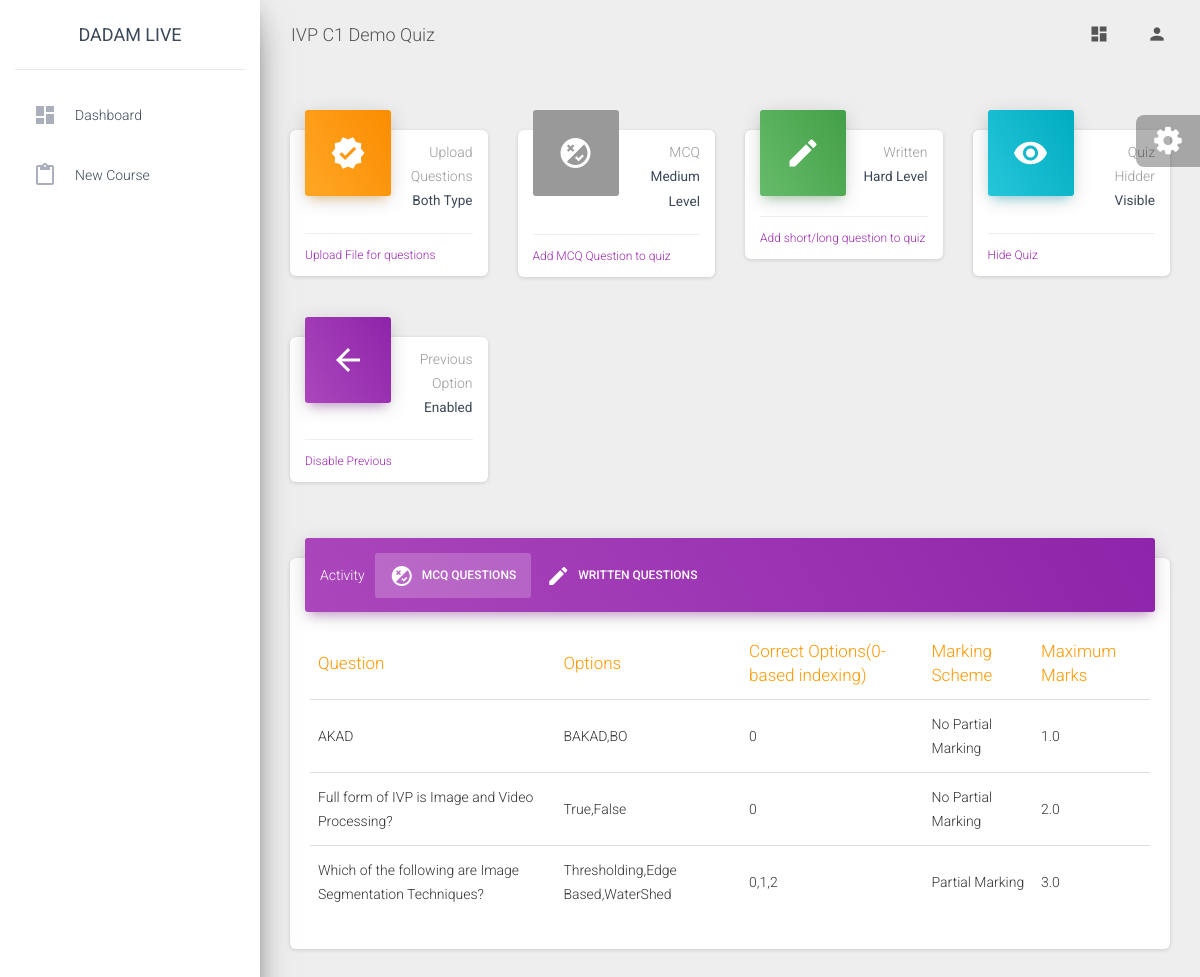
Page /dashboard/faculty/course/manage/quiz/5 (signed in) on the committed database.
### faculty/models.py (models this page shows, shortened)
class Quiz(models.Model):
    course=models.ForeignKey(Course, on_delete=models.CASCADE, null=True, blank=True)
    quiz_name=models.CharField(null=True, max_length=500)
    start_date=models.DateTimeField(default=datetime.datetime.now())
    end_date=models.DateTimeField(default=datetime.datetime.now())
    created_on=models.DateTimeField(default=datetime.datetime.now())
    quizHeld=models.BooleanField(default=False)
    hidden=models.BooleanField(default=True)
    mcqMarksGenerated=models.BooleanField(default=False)
    webDetectionDone=models.BooleanField(default=False)
    studentAnswersMatched=models.BooleanField(default=False)
    maximum_marks=models.FloatField(default=0)
    disable_previous=models.BooleanField(default=False)

class MCQ(models.Model):
    quiz=models.ForeignKey(Quiz, on_delete=models.CASCADE, null=True, blank=True)
    question=models.CharField(null=True, max_length=500)
    options=ListTextField(base_field=models.CharField(default="", max_length=1000), size=10)
    correct_answers=ListTextField(base_field=models.IntegerField(default=0), size=10)
    note=models.CharField(null=True, max_length=500)
    maximum_marks=models.FloatField(null=True, blank=True, default=1)
    max_time_limit_allowed=models.IntegerField(default=600, null=True, blank=True)
    markingScheme=models.IntegerField(default=1, null=True)
    negativeMarks=models.IntegerField(default=0, null=True)

### faculty/views.py (the view)
# urls.py: path('course/manage/quiz/<str:quiz_id>',views.manage_quiz,name="manage_quiz"),
def manage_quiz(request,quiz_id):
    faculty=basicChecking(request)
    if faculty==False:
        return redirect('home')
    quiz=""
    try:
        quiz=Quiz.objects.get(id=int(quiz_id))
        course=quiz.course
        if course.instructor!=request.user:
            return JsonResponse({"message": "Course was not found on this server"}, status=400)
    except:
        return JsonResponse({"message": "Course was not found on this server"}, status=400)
    if request.method=="POST":
        question_type=request.POST.get("question_type")
        if int(question_type)==1:
            question_written=request.POST.get("question_written")
            max_marks_written=float(request.POST.get("max_marks_written"))
            scheme=int(request.POST.get("marking_scheme"))
            mcq=MCQ.objects.create(quiz=quiz, question=question_written, maximum_marks=max_marks_written, markingScheme=scheme)
            index=0
            for i in range(1,7):
                select=request.POST.get("sel"+str(i))
                if int(select)!=1:
                    option=request.POST.get("opt"+str(i))
                    mcq.options.append(option)
                    if int(select)==2:
                        mcq.correct_answers.append(index)
                    index=index+1
            mcq.save()
            quiz.maximum_marks+=max_marks_written
            quiz.save()
        elif int(question_type)==2:
            question_written=request.POST.get("question_written")
            max_marks_written=float(request.POST.get("max_marks_written"))
            WrittenQuestion.objects.create(quiz=quiz, question=question_written, maximum_marks=max_marks_written)
            quiz.maximum_marks+=max_marks_written
            quiz.save()
        elif int(question_type)==3:
            form=FileForm(request.POST,request.FILES)
            if form.is_valid():
                file=form.cleaned_data['file']
                if str(file).endswith('.csv'):
                    data=pd.read_csv(file)
                elif str(file).endswith('.xlsx'):
                    data=pd.read_excel(file)
                else:
                    mcq=MCQ.objects.filter(quiz=quiz)
                    written=WrittenQuestion.objects.filter(quiz=quiz)
                    submissions=False
                    if quiz.quizHeld:
                        submissions=Submission.objects.filter(quiz=quiz)
                    return render(request,"faculty/manage_quiz.html",context={"quiz": quiz, "mcq": mcq, "written": written, "message": "Not an excel or csv file", "submissions": submissions})
                return manage_quiz_helper(request, data, quiz)
        return redirect('manage_quiz',quiz_id)
    else:
        mcq=MCQ.objects.filter(quiz=quiz)
        written=WrittenQuestion.objects.filter(quiz=quiz)
        submissions=0
        if quiz.quizHeld:
            submissions=Submission.objects.filter(quiz=quiz)
        return render(request,"faculty/manage_quiz.html",context={"quiz": quiz, "mcq": mcq, "written": written, "submissions": submissions})

### faculty/views.py (called while the page is built)
def basicChecking(request):
    if request.user.is_authenticated==False:
        return False
    try:
        info=UserInformation.objects.get(user=request.user)
        if info.userType.userTypeCode==settings.CODE_FACULTY:
            faculty=Faculty.objects.get(user=request.user)
            return faculty
        return False
    except:
        return False

### faculty/templates/faculty/manage_quiz.html (shortened to what this page needs)
{% extends 'faculty/base.html' %} {% load static %}
{% block heading %}{{quiz.quiz_name}}{% endblock %}
{% block css %}
<link rel="stylesheet" href="http://cdn.datatables.net/1.10.2/css/jquery.dataTables.min.css"></style>
{% endblock %}
{% block main_body %}
<div class="row">
    <div class="col-lg-3 col-md-6 col-sm-6">
      <div class="card card-stats">
        <div class="card-header card-header-warning card-header-icon">
          <div class="card-icon">
            <i class="material-icons">verified</i>
          </div>
          <p class="card-category">
            {% if quiz.quizHeld %}
            Assign Marks
            {% else %}
            Upload Questions
            {% endif %}</p>
          <h5 class="card-title">
            <small>
            {% if quiz.quizHeld %}
            Written
            {% else %}
            Both Type
            {% endif %}</small>
          </h5>
        </div>
        <div class="card-footer">
          <div class="stats">
              {% if quiz.quizHeld %}
              <a data-toggle="modal" data-target="#modal4" href="#">Assign Marks</a>
              {% else %}
                <a data-toggle="modal" data-target="#modal0" href="#">Upload File for questions</a>
              {% endif %}
          </div>
        </div>
      </div>
    </div>
    <div class="col-lg-3 col-md-6 col-sm-6">
      <div class="card card-stats">
        <div class="card-header card-header-alert card-header-icon">
          <div class="card-icon">
            <i class="material-icons">flaky</i>
          </div>
          <p class="card-category">
            {% if quiz.quizHeld %}
            Calculate Score
            {% else %}
            MCQ
            {% endif %}
          </p>
          <h5 class="card-title">
            {% if quiz.quizHeld %}
            <small>for MCQ</small>
            {% else %}
            <small>Medium Level</small>
            {% endif %}
          </h5>
        </div>
        <div class="card-footer">
          <div class="stats">
              {% if quiz.quizHeld %}
              <a href="{% url 'generate_score' quiz_id=quiz.id %}" onclick="return confirm('It will take a moment to calculate the marks so please wait until it do.')">Generate Score for MCQ's</a>
              {% else %}
                <a data-toggle="modal" data-target="#modal1" href="#">Add MCQ Question to quiz</a>
              {% endif %}
          </div>
        </div>
      </div>
    </div>
    <div class="col-lg-3 col-md-6 col-sm-6">
      <div class="card card-stats">
        <div class="card-header card-header-success card-header-icon">
          <div class="card-icon">
            <i class="material-icons">create</i>
          </div>
          <p class="card-category">
            {% if quiz.quizHeld %}
            Plagiarism
            {% else %}
            Written
            {% endif %}
          </p>
          <h5 class="card-title"><small>
            {% if quiz.quizHeld %}
            Written
            {% else %}
            Hard Level
            {% endif %}
          </small></h5>
        </div>
        <div class="card-footer">
          <div class="stats">
            {% if quiz.quizHeld %}
              {% if quiz.webDetectionDone %}
                Web Detection Done
              {% else %}
                <a href="{% url 'detect_web_sources' quiz_id=quiz.id %}" onclick="return confirm('It will take few minutes for web detection. Do not close the webpage.')">Detect Web Sources</a>
              {% endif %}
            {% else %}
            <a data-toggle="modal" data-target="#modal2" href="#">Add short/long question to quiz</a>
            {% endif %}
          </div>
        </div>
      </div>
    </div>
    <div class="col-lg-3 col-md-6 col-sm-6">
      <div class="card card-stats">
        <div class="card-header card-header-info card-header-icon">
          <div class="card-icon">
            <i class="material-icons">visibility</i>
          </div>
          <p class="card-category">Quiz Hidder</p>
          <h5 class="card-title">
            <small>
                {% if quiz.hidden %}Hidden{% else %}Visible{% endif %}
            </small></h5>
        </div>
        <div class="card-footer">
          <div class="stats">
            <a href="{% url 'change_quiz_status' quiz_id=quiz.id %}">{% if quiz.hidden %}Unhide Quiz{% else %}Hide Quiz{% endif %}</a>
          </div>
        </div>
      </div>
    </div>
    {% if quiz.quizHeld %}{% else %}
      <div class="col-lg-3 col-md-6 col-sm-6">
        <div class="card card-stats">
          <div class="card-header card-header-primary card-header-icon">
            <div class="card-icon">
              <i class="material-icons">arrow_back</i>
            </div>
            <p class="card-category">Previous Option</p>
            <h5 class="card-title">
              <small>
                  {% if quiz.disable_previous %}Disabled{% else %}Enabled{% endif %}
              </small></h5>
          </div>
          <div class="card-footer">
            <div class="stats">
              <a href="{% url 'change_prev_status' quiz_id=quiz.id %}">{% if quiz.disable_previous %}Enable Previous{% else %}Disable Previous{% endif %}</a>
            </div>
          </div>
        </div>
      </div>
    {% endif %}
  </div>
  <div class="row">
    <div class="col-lg-12 col-md-12">
      <div class="card">
        <div class="card-header card-header-tabs card-header-primary">
          <div class="nav-tabs-navigation">
            <div class="nav-tabs-wrapper">
              <span class="nav-tabs-title">Activity</span>
              <ul class="nav nav-tabs" data-tabs="tabs">
                <li class="nav-item">
                  <a class="nav-link active" href="#mcqs" data-toggle="tab">
                    <i class="material-icons">flaky</i> MCQ Questions
                    <div class="ripple-container"></div>
                  </a>
                </li>
                <li class="nav-item">
                  <a class="nav-link" href="#writtens" data-toggle="tab">
                    <i class="material-icons">create</i> Written Questions
                    <div class="ripple-container"></div>
                  </a>
                </li>
              </ul>
            </div>
          </div>
        </div>
        <div class="card-body">
          <div class="tab-content">
            <div class="tab-pane active" id="mcqs">
                <table class="table table-hover">
                    <thead class="text-warning">
                      <th>Question</th>
                      <th>Options</th>
                      <th>Correct Options(0-based indexing)</th>
                      <th>Marking Scheme</th>
                      <th>Maximum Marks</th>
                    </thead>
                    <tbody>
                        {% for each in mcq %}
                        <tr>
                          <td>{{each.question}}</td>
                          <td>{{each.options}}</td>
                          <td>{{each.correct_answers}}</td>
                          <td>
                            {% ifequal each.markingScheme 1 %}
                            Partial Marking
                            {% endifequal %}
                            {% ifequal each.markingScheme 2 %}
                            No Partial Marking
                            {% endifequal %}
                          </td>
                          <td>{{each.maximum_marks}}</td>
                        </tr>
                        {% endfor %}
                    </tbody>
                </table>
            </div>
            </div>
          </div>
        </div>
      </div>
    </div>
  </div>
  <div class="modal fade" id="modal1" tabindex="-1" role="dialog" aria-labelledby="exampleModalLabel" aria-hidden="true">
    <div class="modal-dialog modal-dialog-centered modal-lg" role="document">
      <div class="modal-content">
        <div class="modal-body">
          <h5 style="padding-bottom: 12px"><b>4. Only activated options will be considered<b></h5>
      </div>
      </div>
    </div>
  </div>
{% endblock %}
{% block left_panel %}
<li class="nav-item">
    <a class="nav-link" href="{% url 'dashboardFaculty' %}">
      <i class="material-icons">dashboard</i>
      <p>Dashboard</p>
    </a>
  </li>
  <li class="nav-item ">
    <a class="nav-link" href="{% url 'start_new_course' %}">
      <i class="material-icons">content_paste</i>
      <p>New Course</p>
    </a>
  </li>
{% endblock %}

### rows in the picture
Quiz: quiz_name "IVP C1 Demo Quiz"
MCQ: question "AKAD", options "BAKAD,BO", correct_answers "0", maximum_marks "1.0"
MCQ: question "Full form of IVP is Image and Video Processing?", options "True,False", correct_answers "0", maximum_marks "2.0"
MCQ: question "Which of the following are Image Segmentation Techniques?", options "Thresholding,Edge Based,WaterShed", correct_answers "0,1,2", maximum_marks "3.0"
